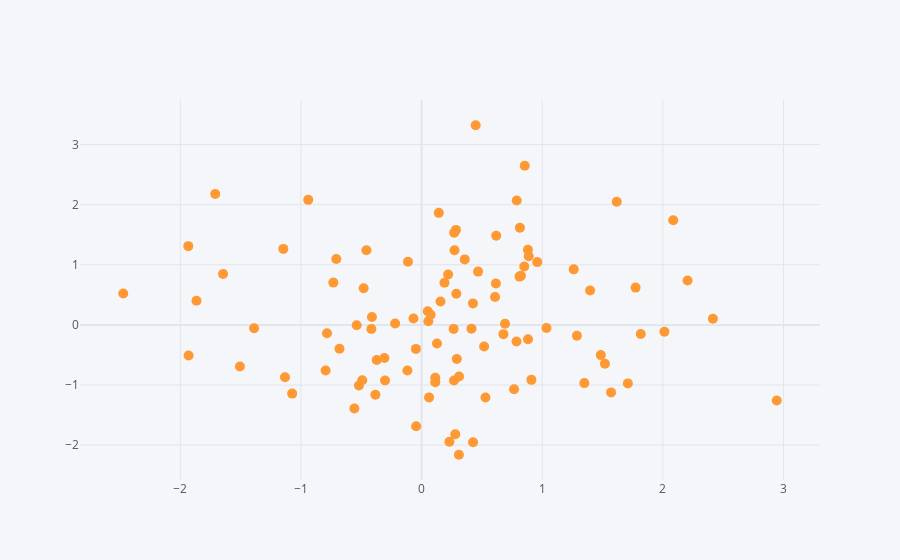

Notebook cell for this chart:
### Code cell
df.iplot(kind='scatter',x='A',y='B', mode='markers', size=10)
